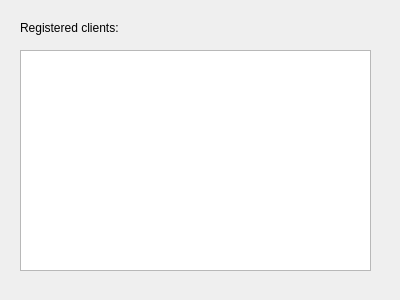
<?xml version="1.0" encoding="UTF-8"?>
<ui version="4.0">
 <class>ClientsList</class>
 <widget class="QDialog" name="ClientsList">
  <property name="geometry">
   <rect>
    <x>0</x>
    <y>0</y>
    <width>400</width>
    <height>300</height>
   </rect>
  </property>
  <property name="windowTitle">
   <string>List</string>
  </property>
  <widget class="QLabel" name="label">
   <property name="geometry">
    <rect>
     <x>20</x>
     <y>20</y>
     <width>121</width>
     <height>16</height>
    </rect>
   </property>
   <property name="text">
    <string>Registered clients:</string>
   </property>
  </widget>
  <widget class="QTextBrowser" name="textBrowser">
   <property name="geometry">
    <rect>
     <x>20</x>
     <y>50</y>
     <width>351</width>
     <height>221</height>
    </rect>
   </property>
  </widget>
 </widget>
 <resources/>
 <connections/>
</ui>
